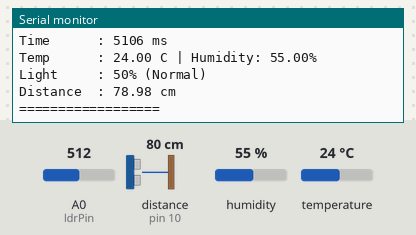
A sketch run on a simulated Arduino Uno, built with avr-gcc and run on an emulated ATmega328P. Parts: the last lines printed to the serial monitor. Wiring (inferred from the names in the program): ultrasonic range finder: trigger pin 9; echo pin 10. Inputs (shaded band) come from the test bench; at power-on: A0 (ldrPin) = 512, distance to the obstacle (sensor on pin 10) 80 cm, humidity 55 %, temperature 24 °C. The echo pulse lasts 58.3 µs per cm.

Above: at 5.9 s.
6.0 s: A0 (ldrPin) set to 716
At 10.31 s:
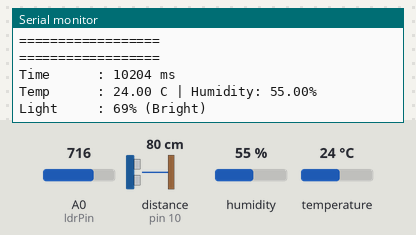
16.8 s: A0 (ldrPin) set to 306
At 20.51 s:
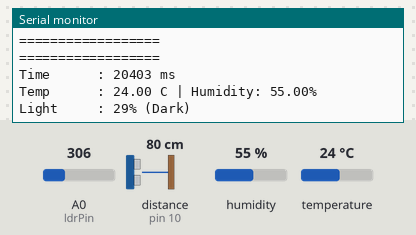
27.0 s: distance to the obstacle (sensor on pin 10) set to 2 cm
At 31.4 s:
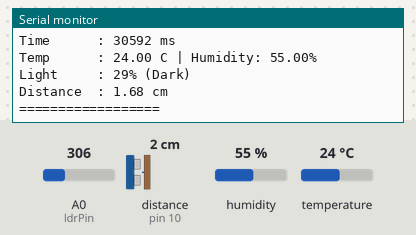
33.1 s: humidity set to 22 %
At 36.2 s:
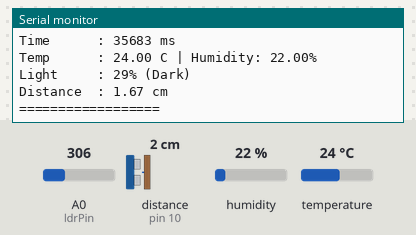
39.2 s: temperature set to 12 °C
At 40.88 s:
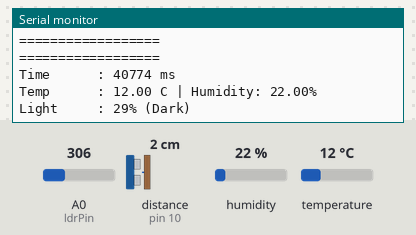
45.3 s: distance to the obstacle (sensor on pin 10) set to 4 cm
At 45.98 s:
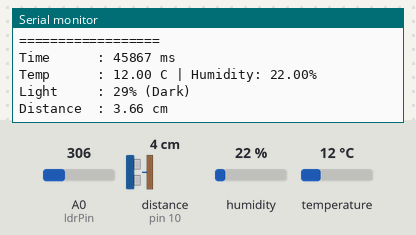
Timing chart, 0 to 48.3 s (numbered marks = the images above; inputs shaded):
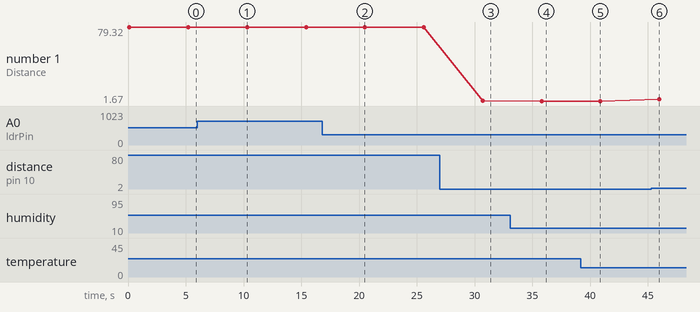

Measured:
- after the input at 6.0 s, the serial monitor: prints a new line after 4.3 s (image 1)
- after the input at 16.8 s, the serial monitor: prints a new line after 3.7 s (image 2)
- after the input at 27.0 s, the serial monitor: prints a new line after 3.6 s (image 3)
- after the input at 33.1 s, the serial monitor: prints a new line after 2.6 s (image 4)
- after the input at 39.2 s, the serial monitor: prints a new line after 1.6 s (image 5)
- after the input at 45.3 s, the serial monitor: prints a new line after 0.59 s (image 6)
- plotted number 1: 78.98 → 1.68 after the input at 27.0 s, 1.68 → 1.67 after the input at 33.1 s, 1.67 → 3.66 after the input at 45.3 s

The sketch:

data_logger.ino
```cpp
/*
 * Author      : Ritu Raj
 * Date        : 2 July 2026
 */

#include <DHT.h>

#define DHTPIN 2
#define DHTTYPE DHT22

DHT dht(DHTPIN, DHTTYPE);

const int ldrPin = A0;
const int trigPin = 9;
const int echoPin = 10;

void setup() {
  Serial.begin(9600);
  dht.begin();
  pinMode(trigPin, OUTPUT);
  pinMode(echoPin, INPUT);}

void loop() {

  float temp = dht.readTemperature();
  float humidity = dht.readHumidity();
  int rawLight = analogRead(ldrPin);
  int lightPercent = map(rawLight,0,1023,0,100);

  long duration;

  digitalWrite(trigPin,LOW);
  delayMicroseconds(2);
  digitalWrite(trigPin,HIGH);
  delayMicroseconds(10);
  digitalWrite(trigPin,LOW);

  duration = pulseIn(echoPin,HIGH);

  float distance = duration * 0.034 / 2;

  Serial.println("==================");
  Serial.print("Time      : ");
  Serial.print(millis());
  Serial.println(" ms");
  Serial.print("Temp      : ");
  Serial.print(temp);
  Serial.print(" C | Humidity: ");
  Serial.print(humidity);
  Serial.println("%");
  Serial.print("Light     : ");
  Serial.print(lightPercent);
  Serial.print("% ");

  if(lightPercent>60)
    Serial.println("(Bright)");
  else if(lightPercent>30)
    Serial.println("(Normal)");
  else
    Serial.println("(Dark)");

  Serial.print("Distance  : ");
  Serial.print(distance);
  Serial.println(" cm");

  Serial.println("==================");

  delay(5000);}
```
